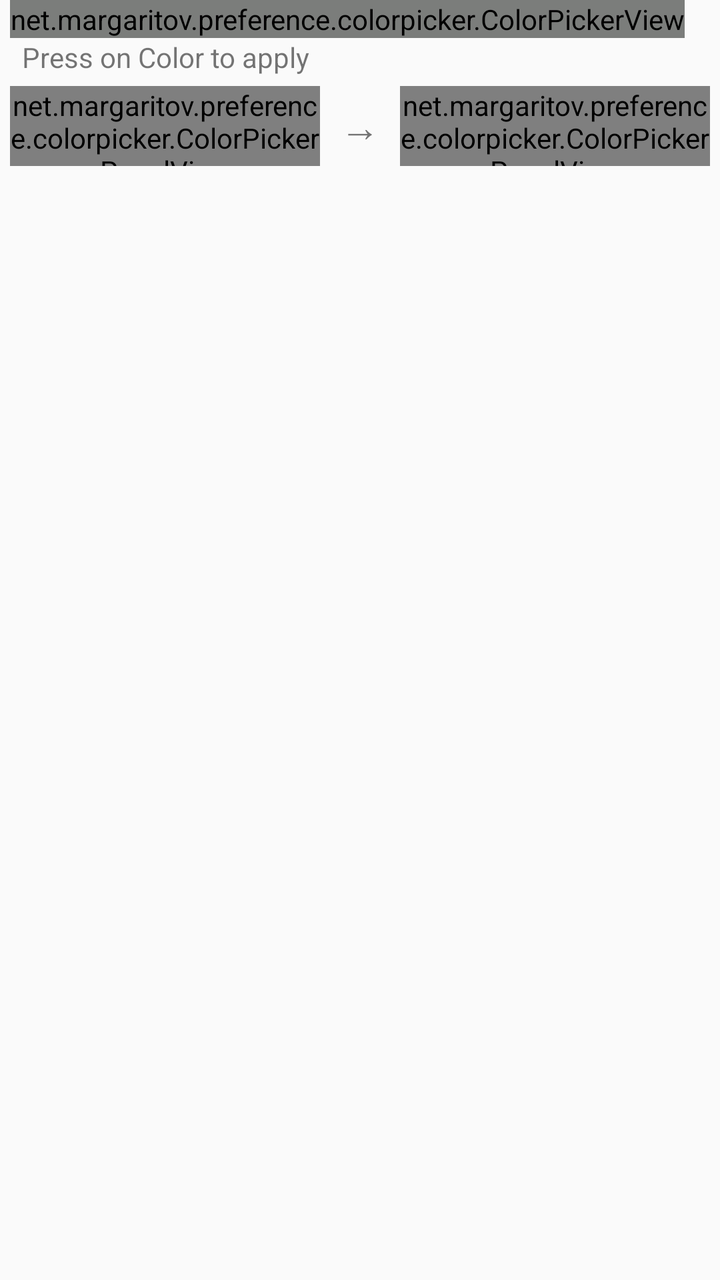
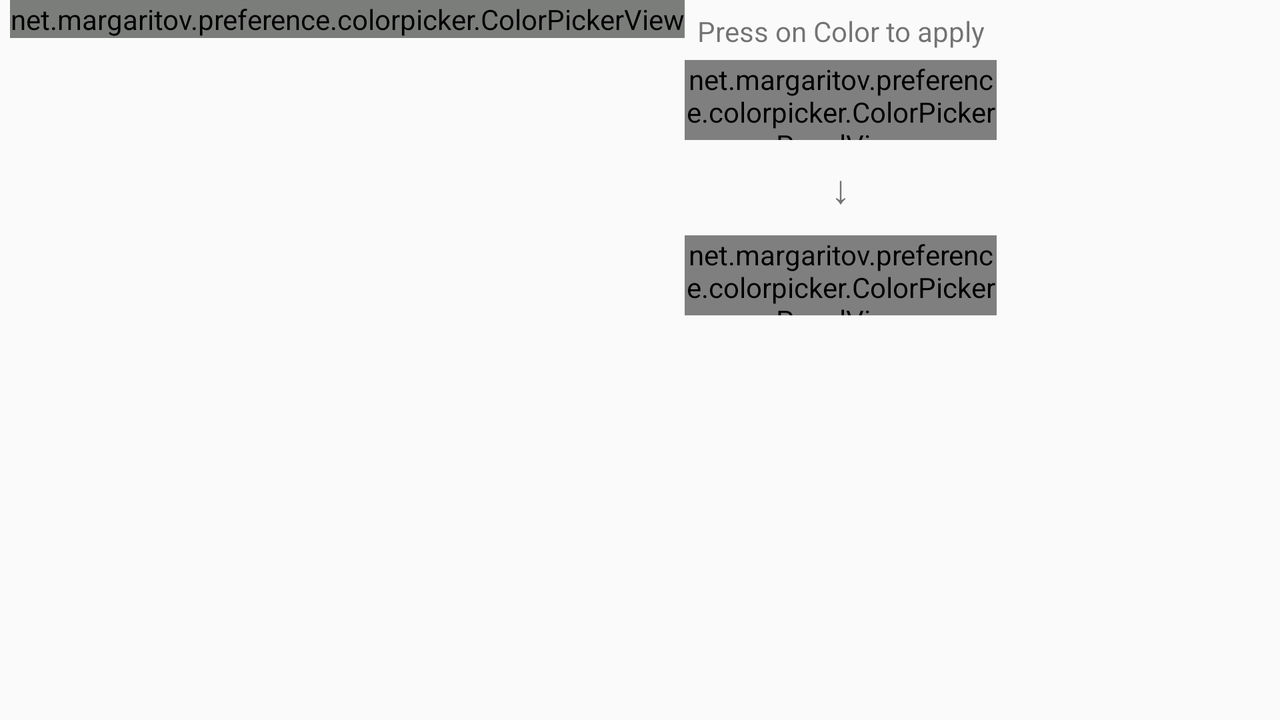

One screen, two layout resources from the same app: the default and the author's alternative for another configuration. Each is rendered where Android would select it; the XML of both is given below.
<!-- AndroidManifest.xml: application theme AppTheme -->
<!-- res/layout/dialog_color_picker.xml -->
<?xml version="1.0" encoding="utf-8"?>
<LinearLayout xmlns:android="http://schemas.android.com/apk/res/android"
    android:layout_width="wrap_content"
    android:layout_height="wrap_content"
    android:orientation="vertical"
    android:paddingLeft="5dp"
    android:paddingRight="5dp" >

    <net.margaritov.preference.colorpicker.ColorPickerView
        android:id="@+id/color_picker_view"
        android:layout_width="wrap_content"
        android:layout_height="wrap_content"
        android:layerType="software"
        android:tag="portrait" />

    <LinearLayout
        android:id="@+id/text_hex_wrapper"
        android:layout_width="fill_parent"
        android:layout_height="wrap_content"
        android:layout_marginBottom="5dp"
        android:layout_marginLeft="6dp"
        android:layout_marginRight="6dp" >

        <TextView
            android:layout_width="wrap_content"
            android:layout_height="wrap_content"
            android:gravity="left"
            android:text="@string/str_press_color_to_apply"
            android:textAppearance="?android:attr/textAppearanceSmall" />

        <EditText
            android:id="@+id/hex_val"
            android:layout_width="0dp"
            android:layout_height="wrap_content"
            android:layout_weight="1"
            android:hint="HEX"
            android:imeOptions="actionDone"
            android:inputType="textCapCharacters"
            android:maxLength="7"
            android:singleLine="true"
            android:visibility="gone" >
        </EditText>
    </LinearLayout>

    <LinearLayout
        android:layout_width="wrap_content"
        android:layout_height="40dp"
        android:layout_marginBottom="10dp"
        android:orientation="horizontal" >

        <net.margaritov.preference.colorpicker.ColorPickerPanelView
            android:id="@+id/old_color_panel"
            android:layout_width="0px"
            android:layout_height="fill_parent"
            android:layout_weight="0.5" />

        <TextView
            android:layout_width="wrap_content"
            android:layout_height="fill_parent"
            android:layout_marginLeft="10dp"
            android:layout_marginRight="10dp"
            android:gravity="center"
            android:text="→"
            android:textSize="20sp" />

        <net.margaritov.preference.colorpicker.ColorPickerPanelView
            android:id="@+id/new_color_panel"
            android:layout_width="0px"
            android:layout_height="wrap_content"
            android:layout_weight="0.5" />
    </LinearLayout>

</LinearLayout>
<!-- resources referenced by this layout -->
<resources>
  <string name="str_press_color_to_apply">Press on Color to apply</string>
  <style name="AppTheme" parent="AppBaseTheme" />
  <style name="AppBaseTheme" parent="Theme.AppCompat.Light.DarkActionBar">
          
      </style>
</resources>
<!-- res/layout-land/dialog_color_picker.xml (the author's variant of the layout above) -->
<!-- drawn on the phone turned sideways -->
<?xml version="1.0" encoding="utf-8"?>


<LinearLayout xmlns:android="http://schemas.android.com/apk/res/android"
    android:layout_width="wrap_content"
    android:layout_height="wrap_content"
    android:orientation="horizontal"
    android:paddingLeft="5dp"
    android:paddingRight="5dp" >

    <net.margaritov.preference.colorpicker.ColorPickerView
        android:id="@+id/color_picker_view"
        android:layout_width="wrap_content"
        android:layout_height="wrap_content"
        android:layerType="software"
        android:tag="landscape" />

    <LinearLayout
        android:layout_width="wrap_content"
        android:layout_height="wrap_content"
        android:layout_marginBottom="10dp"
        android:orientation="vertical" >

        <EditText
            android:id="@+id/hex_val"
            android:layout_width="fill_parent"
            android:layout_height="wrap_content"
            android:hint="HEX"
            android:imeOptions="actionDone"
            android:inputType="textCapCharacters"
            android:maxLength="7"
            android:singleLine="true"
            android:visibility="gone" >
        </EditText>

        <TextView
            android:layout_width="wrap_content"
            android:layout_height="wrap_content"
            android:layout_marginBottom="5dp"
            android:layout_marginLeft="6dp"
            android:layout_marginRight="6dp"
            android:layout_marginTop="6dp"
            android:gravity="center"
            android:text="@string/str_press_color_to_apply"
            android:textAppearance="?android:attr/textAppearanceSmall" />

        <net.margaritov.preference.colorpicker.ColorPickerPanelView
            android:id="@+id/old_color_panel"
            android:layout_width="fill_parent"
            android:layout_height="40dp"
            android:layout_weight="0.5" />

        <TextView
            android:layout_width="fill_parent"
            android:layout_height="wrap_content"
            android:layout_marginBottom="10dp"
            android:layout_marginTop="10dp"
            android:gravity="center"
            android:text="↓"
            android:textSize="20sp" />

        <net.margaritov.preference.colorpicker.ColorPickerPanelView
            android:id="@+id/new_color_panel"
            android:layout_width="fill_parent"
            android:layout_height="40dp"
            android:layout_weight="0.5" />
    </LinearLayout>

</LinearLayout>
